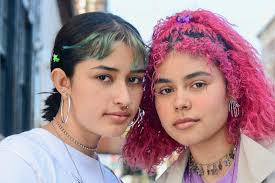
#> input picture face_detection/images/sample1.jpg, 275 x 183 px
$ jupyter execute --allow-errors face_detection.ipynb
#> lines starting #> are read from the running program, lines starting #| are printed output that depends on the picture; after the words box and inside, x2 and y2 are one past the last pixel; in counts of white or black regions, pixels touching at a corner belong together
[cell 1]
import cv2
import numpy as np
from matplotlib import pyplot as plt

[cell 2]
face_cascade = cv2.CascadeClassifier('haarcascade_frontalface_default.xml')

[cell 3]
img = cv2.imread('images/sample1.jpg')
#> img is the input picture: shape (183, 275, 3); mean B, G, R 139.3, 132, 160.7
gray = cv2.cvtColor(img, cv2.COLOR_BGR2GRAY)
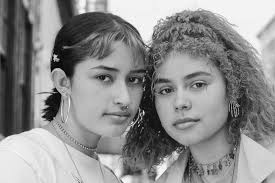
#> gray: shape (183, 275); min 1, max 255, mean 141.4

# reverse colour encoding
#img = img[:,:,::-1]

# print image
plt.imshow(img[:,:,::-1])
plt.title('raw picture')
plt.show()

[cell 4]
faces = face_cascade.detectMultiScale(gray, 1.3, 5)
#> faces = [[140, 51, 89, 89], [69, 42, 96, 96]]
for i, (x,y,w,h) in enumerate(faces):
    x_pad = abs(int((h-y)*0.2))
    y_pad = abs(int((x-w)*0.2))
    print(x_pad,y_pad)
    face = img[y-y_pad:y+h+y_pad, x-x_pad:x+w+x_pad]
    plt.imshow(face[:,:,::-1])
    plt.show()
    img = cv2.rectangle(img,(x,y),(x+w,y+h),(255,0,0),2)
#> this loop made 2 passes
#> (x, y, w, h, x_pad, y_pad) on passes 1 to 2: (140, 51, 89, 89, 7, 10), (69, 42, 96, 96, 10, 5)
#| 7 10
#| 10 5
#> pass 1, `face = img[y-y_pad:y+h+y_pad, x-x_pad:x+w+x_pad]`:
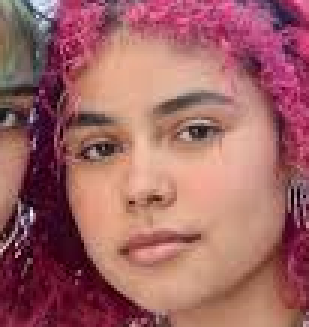
#> face: shape (109, 103, 3) (shown 3 times larger); mean B, G, R 100.8, 100.2, 159.9
#> pass 1, `img = cv2.rectangle(img,(x,y),(x+w,y+h),(255,0,0),2)`:
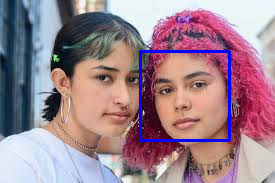
#> img: shape (183, 275, 3); 2.11% of pixels changed, all inside (x1, y1, x2, y2) = (139, 50, 231, 142)
#> pass 2, `face = img[y-y_pad:y+h+y_pad, x-x_pad:x+w+x_pad]`:
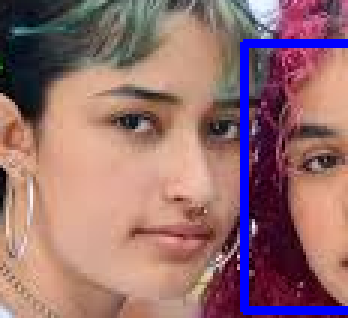
#> face: shape (106, 116, 3) (shown 3 times larger); mean B, G, R 110.2, 109.9, 149.9
#> pass 2, `img = cv2.rectangle(img,(x,y),(x+w,y+h),(255,0,0),2)`:
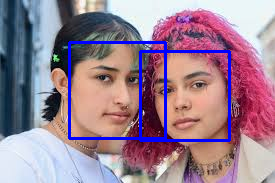
#> img: shape (183, 275, 3); 2.2% of pixels changed, all inside (x1, y1, x2, y2) = (68, 41, 167, 140)
    # [6 lines of commented-out code are left out]
plt.imshow(img)
plt.title('faces detected')
plt.show()
